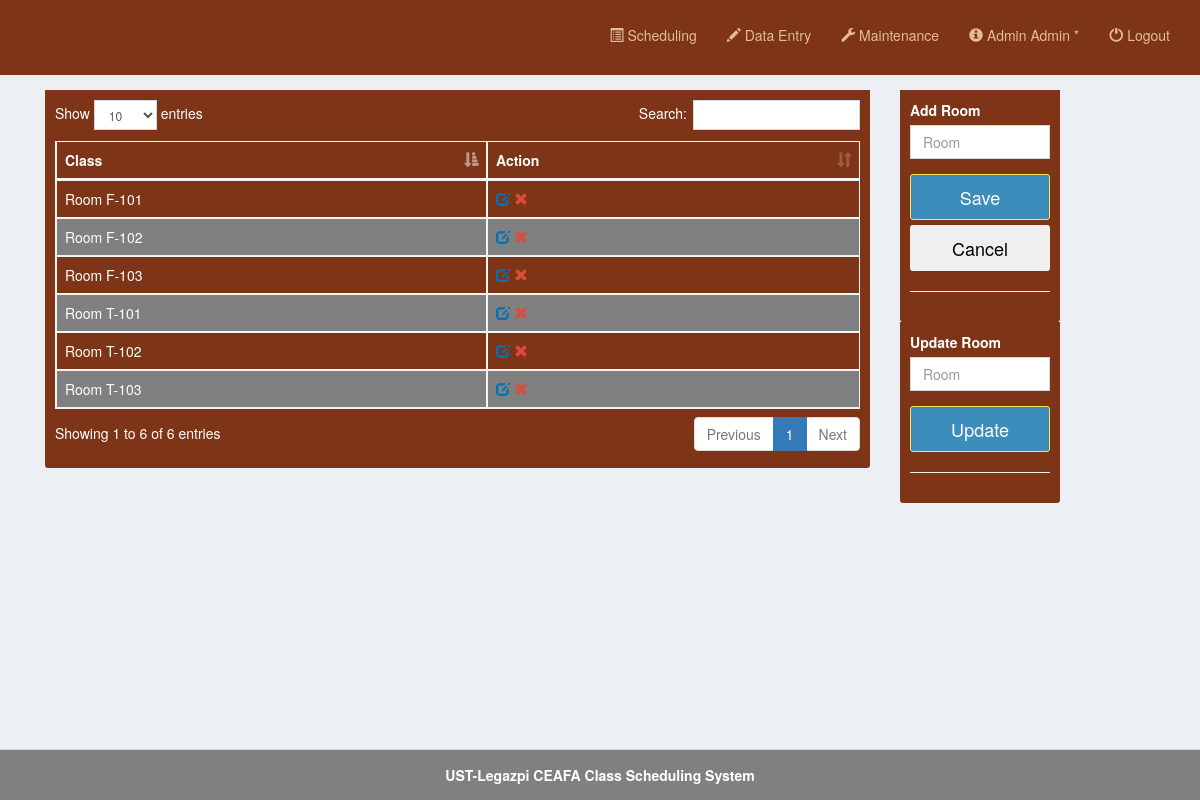
The page /pages/room.php (signed in) on the database its author committed.
### tables this page shows
CREATE TABLE `room` (
  `room_id` int(11) NOT NULL,
  `room` varchar(15) NOT NULL
);

### pages/room.php (the view, shortened to what this page needs)
<!DOCTYPE html>
<html>
  <head>
    <link rel="stylesheet" href="../bootstrap/css/bootstrap.min.css">
    <link rel="stylesheet" href="../plugins/datatables/dataTables.bootstrap.css">
    <link rel="stylesheet" href="../dist/css/AdminLTE.min.css">
    <link rel="stylesheet" href="../plugins/select2/select2.min.css">
    <link rel="stylesheet" href="../dist/css/skins/_all-skins.min.css">
 </head>
  <body class="hold-transition skin-white layout-top-nav" onload="myFunction()">
    <div style="background-color:#7E3517;" class="wrapper">
      <div class="content-wrapper">
        <div class="container" style="color:white;">
        <section class="content">
            <div class="row">
	      <div  class="col-md-9">
              <div box box-warning>
                <div style="background-color:#7E3517;" class="box-body">
				<div class="row">
					<div class="col-md-12">
						<table id="example1" class="table table-bordered ">
              <thead>
                <tr>
                <th>Class</th>
                <th>Action</th>
                </tr>
              </thead>
    <?php
        include('../dist/includes/dbcon.php');
        $query=mysqli_query($con,"select * from room order by room")or die(mysqli_error());
          while($row=mysqli_fetch_array($query)){
            $id=$row['room_id'];
            $room=$row['room'];
    ?>
                <tr>
                <td>Room <?php echo $room;?></td>
                <td><a id="click" href="room.php?id=<?php echo $id;?>&room=<?php echo $room;?>">
                <i class="glyphicon glyphicon-edit text-blue"></i></a>
                <a id="removeme" href="room_del.php?id=<?php echo $id;?>">
                <i class="glyphicon glyphicon-remove text-red"></i></a>
                </td>
                </tr>
<?php }?>
</table>
		</div>
    <form method="post" action="room_save.php">
		<div class="col-md-6">
         </div>
        </div>
                </div>
              </div>
            </div>
            <div  class="col-md-2">
              <div>
                <div style="background-color:#7E3517; background-color:#7E3517;" class="box-body">
                  <div id="form">
				  <div class="row">
					 <div class="col-md-12">
						  <div class="form-group">
							<label for="date">Add Room</label><br>
								<input type="text" class="form-control" name="room" placeholder="Room" required>
						  </div>
					</div>
				  </div>
                  <div class="form-group">
                      <button class="btn btn-lg btn-block btn-primary" id="daterange-btn" name="save" type="submit">
                        Save
                      </button>
					  <button class="btn btn-lg btn-block" id="daterange-btn" type="reset" style="color:black;">
                       Cancel
                      </button>
                   </div>
                  </div><hr>
                </div>
				<div style="background-color:#7E3517; background-color:#7E3517;" class="box-body" style="" id="displayform">
                  <div id="form">
				  <div class="row">
					 <div class="col-md-12">
						  <form method="post" action="room_update.php">
						  <div class="form-group">
							<label for="date">Update Room</label><br>
								<input type="text" class="form-control" id="class" name="room" value="<?php echo $_REQUEST['room'];?>" placeholder="Room" required>
						  </div>
					</div>
				  </div>
                  <div class="form-group">
                      <button class="btn btn-lg btn-block btn-primary" id="daterange-btn" name="save" type="submit">
                        Update
                      </button>
                   </div>
                  </div><hr>
                </div>
              </div>
            </div>
          </div>
          </section>
        </div>
      </div>
      <?php include('../dist/includes/footer.php');?>
    </div>
  </body>
</html>

### pages/room.php (style rules this page uses)
table tr td:nth-child(even) { color: white; }
table tr td:nth-child(odd) { color: white; }
.table tr:nth-child(odd) { background-color: #7E3517; }
.table tr:nth-child(even) { background-color: gray; }

### rows shown on the page
room: room "F-101"
room: room "F-102"
room: room "F-103"
room: room "T-101"
room: room "T-102"
room: room "T-103"

### other values the page prints
$_SESSION['name'] "Admin Admin *"
